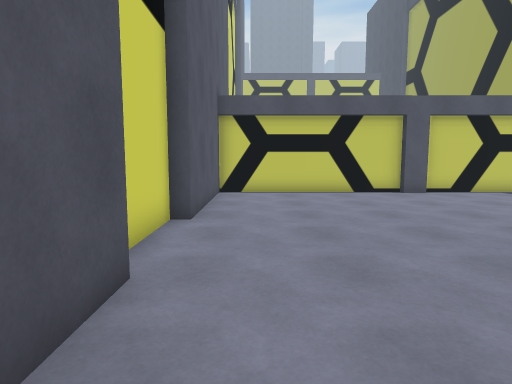
View 1 (above)

16 first-person views from a walk through a Unity game level. The camera is 1.4 m above the floor, tilts 6° down and sees 75° across. The floor is counted in squares, 1 m on a side. Each view is taken from the middle of a square. On the plan, view 1 faces up. The plan holds only what a view shows up to about 15 squares ahead; the rest is blank. The place goes on beyond the plan.

View 2
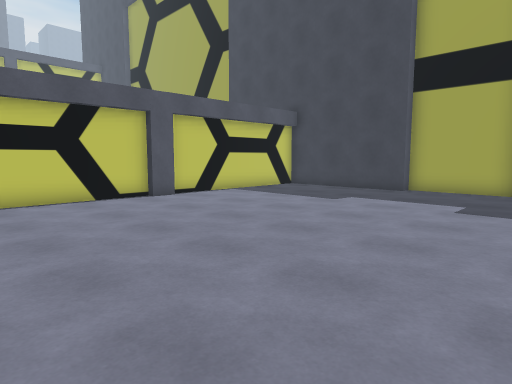

View 3
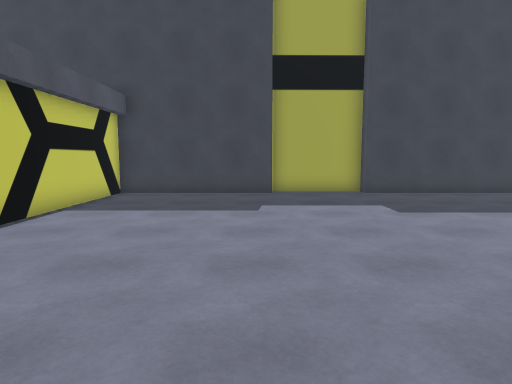

View 4
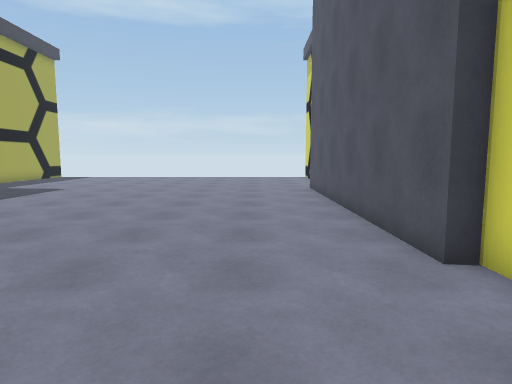

View 5
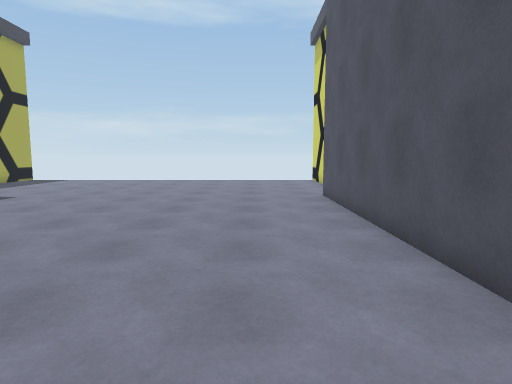

View 6
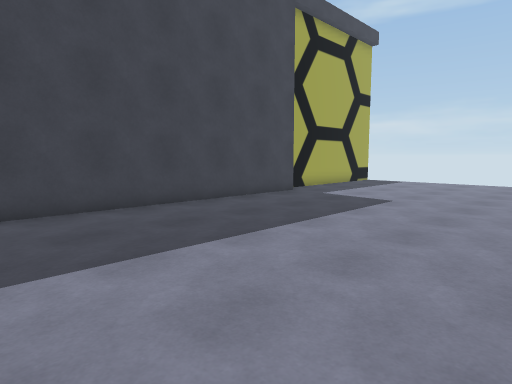

View 7
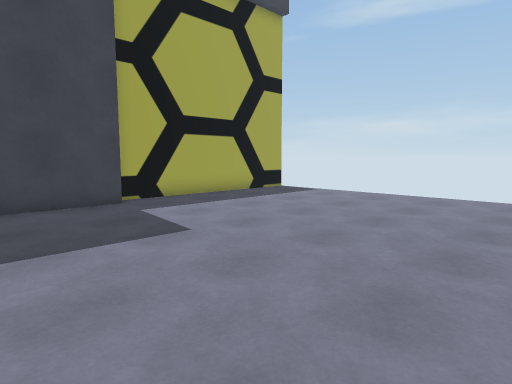

View 8
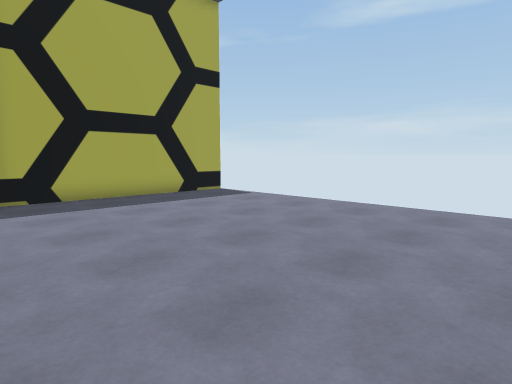

View 9
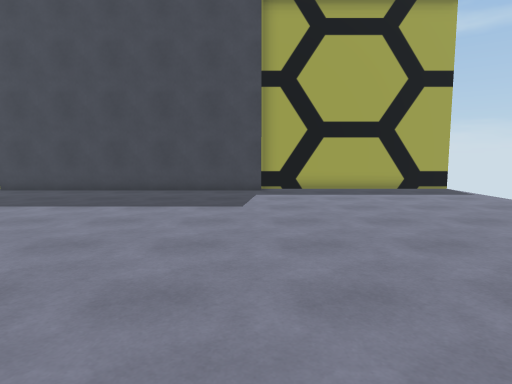

View 10
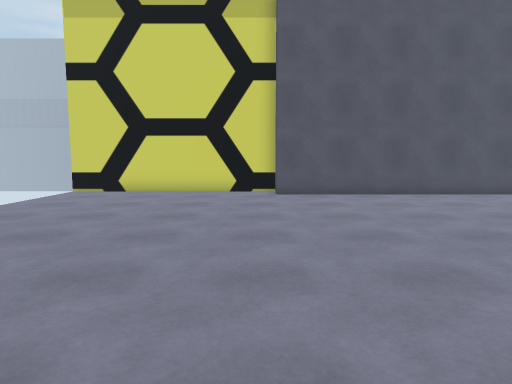

View 11
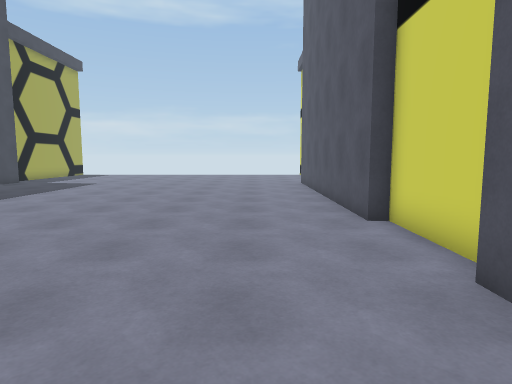

View 12
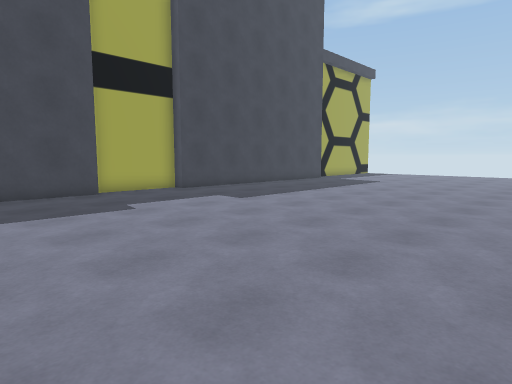

View 13
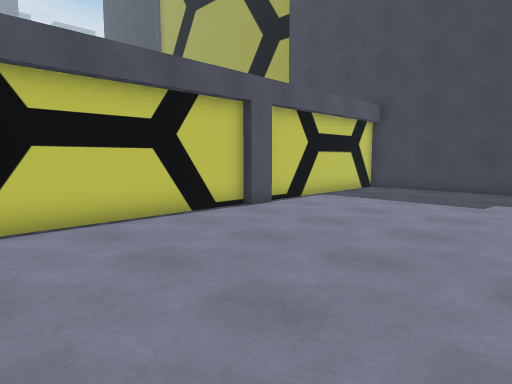

View 14
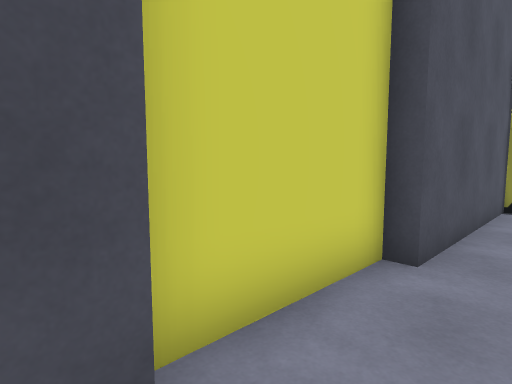

View 15
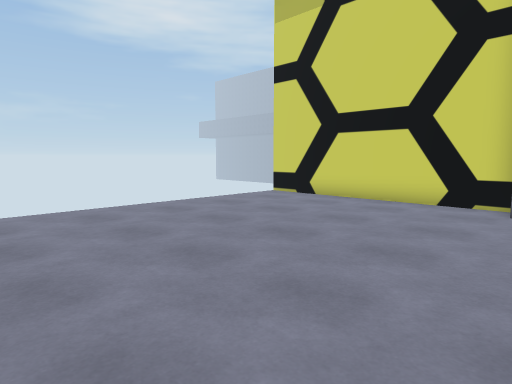

View 16
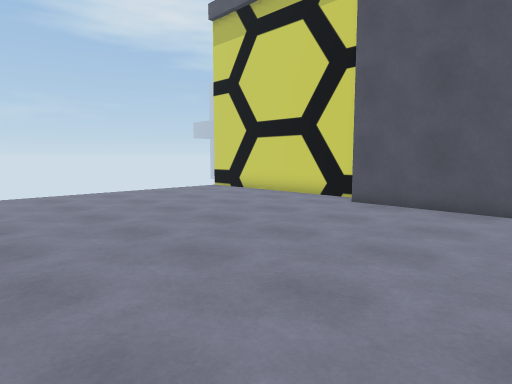

### Floor plan
Points are (right, up) in squares from view 1. A wall is a line through its corners. A room is listed if a view was taken in it or the views show most of it. See-through windows are left out.
Room 1 (views 1, 2, 3, 4, 5, 6, 7, 8, 9, 10, 11, 12, 13, 14, 15, 16)
walls: (14, -7.2) (14, 3.7) (14.7, 3.7) (14.7, 7.4) (14, 7.4) (14, 13.3) (6.8, 13.3); (-1.5, 3.7) (-1.5, -7.2); (-2.5, -7.1) (-2.5, -15.5); (-1.9, 7.4) (-1.9, 3.7); (6.8, 12.9) (5.8, 12.9); (5.8, 13.3) (-1.5, 13.3) (-1.5, 7.4); (14.7, -15.5) (14.7, -7.2)

Where each view was taken, in squares from view 1:
view 1: 0 up, 0 right, facing up
view 2: 2 up, 0 right, facing up-right
view 3: 8 up, 1 right, facing right
view 4: 8 up, 1 right, facing down
view 5: 5 up, 1 right, facing down
view 6: 4 up, 5 right, facing down-right
view 7: 3 down, 4 right, facing down-right
view 8: 6 down, 3 right, facing down-right
view 9: 7 down, 0 right, facing right
view 10: 8 down, 11 right, facing left
view 11: 11 up, 1 right, facing down
view 12: 12 up, 1 right, facing down-right
view 13: 6 up, 1 left, facing up-right
view 14: 3 up, 0 right, facing up-left
view 15: 6 down, 8 right, facing down-left
view 16: 2 down, 8 right, facing down-left
